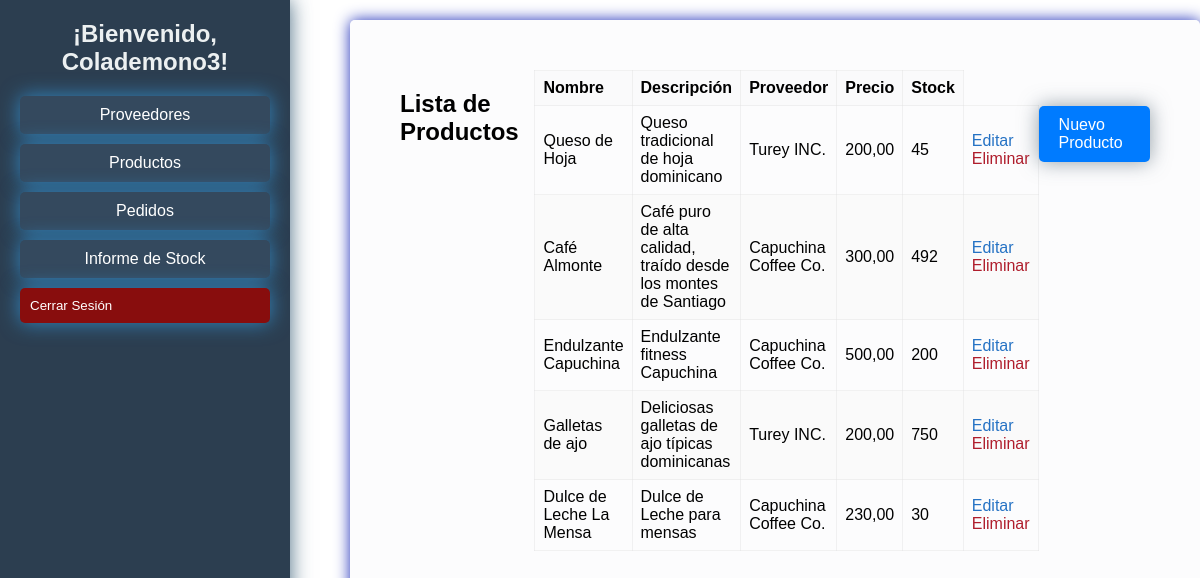
Page /gestion_inventario/productos/ (signed in) on the committed database.
### gestion_inventario/models.py (models this page shows, shortened)
class Producto(models.Model): # Define la clase Producto
    usuario = models.ForeignKey(User, on_delete=models.CASCADE) # Define el campo usuario como una clave foránea
    nombre = models.CharField(max_length=255) # Define el campo nombre como una cadena de caracteres
    descripcion = models.TextField() # Define el campo descripcion como un campo de texto
    proveedor = models.ForeignKey(Proveedor, on_delete=models.CASCADE) # Define el campo proveedor como una clave foránea
    precio = models.DecimalField(max_digits=10, decimal_places=2) # Define el campo precio como un decimal
    stock = models.IntegerField() # Define el campo stock como un entero

class Proveedor(models.Model): # Define la clase Proveedor
    nombre = models.CharField(max_length=255) # Define el campo nombre como una cadena de caracteres
    contacto = models.CharField(max_length=255) # Define el campo contacto como una cadena de caracteres
    telefono = models.CharField(max_length=15) # Define el campo telefono como una cadena de caracteres
    direccion = models.TextField() # Define el campo direccion como un campo de texto
    user = models.ForeignKey(User, on_delete=models.CASCADE, related_name='proveedores') # Define el campo user como una clave foránea

### gestion_inventario/views.py (the view)
# urls.py: path('productos/', views.ProductoList.as_view(), name='producto-list'), # Ruta para la lista de productos
class ProductoList(ListView, LoginRequiredMixin): # Clase que muestra la lista de productos
    model = Producto
    template_name = 'lista_productos.html'
    context_object_name = 'productos'
    def get_queryset(self): # Obtiene los datos de la lista de tareas
        return Producto.objects.filter(usuario=self.request.user)
    def get_context_data(self, **kwargs): # Obtiene los datos para el dashboard
        context = super().get_context_data(**kwargs)
        context['username'] = self.request.user.username
        return context

### gestion_inventario/templates/lista_productos.html
{% extends 'dashboard.html' %}
{% block content %}
<h2>Lista de Productos</h2>
<table>
    <thead>
        <tr>
            <th>Nombre</th>
            <th>Descripción</th>
            <th>Proveedor</th>
            <th>Precio</th>
            <th>Stock</th>
        </tr>
    </thead>
    <tbody>
        {% for producto in productos %}
        <tr>
            <td>{{ producto.nombre }}</td>
            <td>{{ producto.descripcion }}</td>
            <td>{{ producto.proveedor.nombre }}</td>
            <td>{{ producto.precio }}</td>
            <td>{{ producto.stock }}</td>
            <td>
                <a href="{% url 'producto-update' producto.pk %}" class="editar">Editar</a>
                <a href="{% url 'producto-delete' producto.pk %}" class="eliminar">Eliminar</a>
            </td>
            </tr>
            {% endfor %}
    </tbody>
</table>
<a class="boton-nuevo-producto" href="{% url 'producto-create' %}">Nuevo Producto</a>
{% endblock %}

### gestion_inventario/templates/dashboard.html (shortened to what this page needs)
{% load static %}
<!DOCTYPE html>
<html lang="es">
<head>
    <link rel="stylesheet" type="text/css" href="{% static 'css/dashboard.css' %}">
</head>
<body>
    <div class="dashboard-container">
        <div class="panel">
            <h2>¡Bienvenido, {{ username }}!</h2>
            <ul class="dashboard-menu">
                <li><a href="{% url 'proveedor-list' %}">Proveedores</a></li>
                <li><a href="{% url 'producto-list' %}">Productos</a></li>
                <li><a href="{% url 'pedido-list' %}">Pedidos</a></li>
                <li><a href="{% url 'informe-stock' %}">Informe de Stock</a></li>
                <li>
                   <form method="post" action="{% url 'logout' %}">
                       <button type="submit" class="logout-button">Cerrar Sesión</button>
                   </form>
               </li>
           </ul>
       </div>
       <div class="proveedores-content">
           {% block content %}{% endblock %}
       </div>
    </div>
</body>
</html>

### gestion_inventario/static/css/dashboard.css (style rules this page uses)
body { font-family: Tahoma, sans-serif; margin: 0; padding: 0; display: flex; height: 100vh; overflow: hidden; }
.dashboard-container { display: flex; width: 110%; height: 100%; }
.panel { width: 250px; background-color: #2c3e50; color: white; padding: 20px; box-shadow: 2px 0 5px rgba(0, 0, 0, 0.1); box-shadow: 0 0 20px rgba(29, 71, 99, 0.8); }
.panel h2 { margin-top: 0; text-align: center; color: #ecf0f1; }
.dashboard-menu { list-style-type: none; padding: 0; }
.dashboard-menu li { margin: 10px 0; }
.dashboard-menu a, .logout-button { display: block; padding: 10px; background-color: #34495e; color: white; text-decoration: none; border-radius: 5px; text-align: center; transition: background-color 0.3s; box-shadow: 0 0 20px rgba(52, 152, 219, 0.8); }
.logout-button { background-color: #880d0d; border: none; cursor: pointer; display: flex; flex-direction: column; justify-content: space-between; width: 250px; text-align: center; align-self: center; }
table { width: 100%; border-collapse: collapse; margin-bottom: 20px; }
th, td { padding: 8px; border: 1px solid #dddddd62; text-align: left; }
th { background-color: #f2f2f23d; }
tr:nth-child(even) { background-color: #f9f9f9a8; border-color: black; }
.proveedores-content { margin-left: 60px; margin-top: 20px; padding: 50px; flex: 1; display: flex; align-items: flex-start; justify-content: center; border-radius: 5px; background-color: #f8f9fa7c; box-shadow: rgb(29, 45, 184) 0 0 15px; max-width: 800px; }
.boton-grafico-stock, .boton-nuevo-pedido, .boton-nuevo-producto, .boton-nuevo-proveedor { display: inline-block; margin-top: 36px; padding: 10px 20px; background-color: #007bff; color: #fff; text-decoration: none; border-radius: 5px; transition: background-color 0.3s; box-shadow: 0 0 20px rgba(119, 134, 145, 0.8); }
.editar { color: #2572c4; text-decoration: none; }
.eliminar { color: #af1d2c; text-decoration: none; }

### rows in the picture
Producto: nombre "Queso de Hoja", descripcion "Queso tradicional de hoja dominicano", proveedor.nombre "Turey INC.", precio "200,00", stock "45"
Producto: nombre "Café Almonte", descripcion "Café puro de alta calidad, traído desde los montes de Santiago", proveedor.nombre "Capuchina Coffee Co.", precio "300,00", stock "492"
Producto: nombre "Endulzante Capuchina", descripcion "Endulzante fitness Capuchina", proveedor.nombre "Capuchina Coffee Co.", precio "500,00", stock "200"
Producto: nombre "Galletas de ajo", descripcion "Deliciosas galletas de ajo típicas dominicanas", proveedor.nombre "Turey INC.", precio "200,00", stock "750"
Producto: nombre "Dulce de Leche La Mensa", descripcion "Dulce de Leche para mensas", proveedor.nombre "Capuchina Coffee Co.", precio "230,00", stock "30"

### other values in the picture
{{ username }} "Colademono3"
